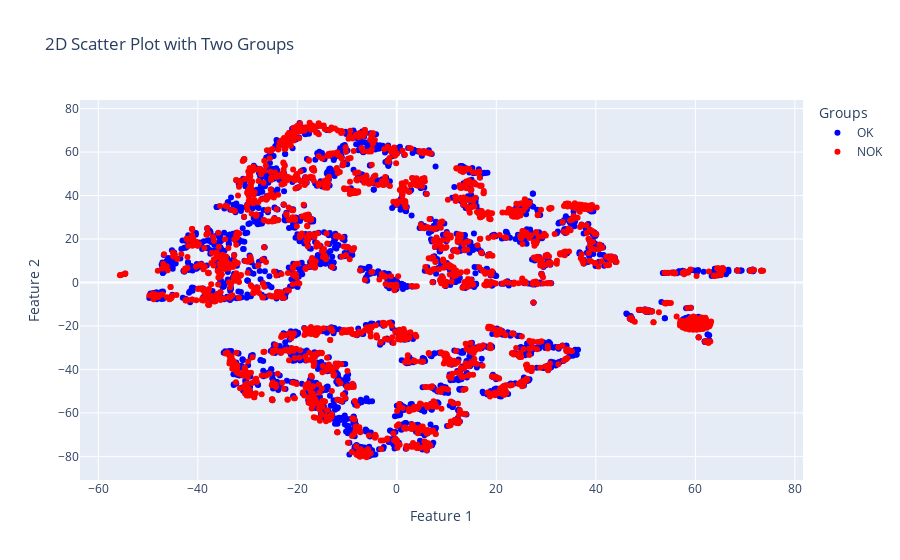

Source (notebook cell):
### Markdown cell above
Plot the resulting class representation

### Code cell
encoded_pos_features = train_embedding[:min_count]
encoded_neg_features = train_embedding[min_count:]

fig = go.Figure()

# Add the first group to the plot
fig.add_trace(go.Scatter(
    x=encoded_pos_features[:, 0], 
    y=encoded_pos_features[:, 1], 
    mode='markers', 
    name='OK',  # Legend label
    marker=dict(color='blue')  # Unique color
))

# Add the second group to the plot
fig.add_trace(go.Scatter(
    x=encoded_neg_features[:, 0], 
    y=encoded_neg_features[:, 1], 
    mode='markers', 
    name='NOK',  # Legend label
    marker=dict(color='red')  # Unique color
))

# Customize the layout
fig.update_layout(
    title='2D Scatter Plot with Two Groups',
    xaxis_title='Feature 1',
    yaxis_title='Feature 2',
    legend_title='Groups',
    template='plotly'
)

# Show the plot
fig.show()

### Figure 1 — Plotly figure (JSON) as saved in the notebook; plotly's stock layout.template omitted (floating-point values rounded to 4 significant figures; data arrays with more than 128 entries replaced by an {"elided": "..."} marker saying what was removed)
{"data": [{"marker": {"color": "blue"}, "mode": "markers", "name": "OK", "type": "scatter", "x": {"elided": "2047 float values"}, "y": {"elided": "2047 float values"}}, {"marker": {"color": "red"}, "mode": "markers", "name": "NOK", "type": "scatter", "x": {"elided": "2047 float values"}, "y": {"elided": "2047 float values"}}], "layout": {"legend": {"title": {"text": "Groups"}}, "title": {"text": "2D Scatter Plot with Two Groups"}, "xaxis": {"title": {"text": "Feature 1"}}, "yaxis": {"title": {"text": "Feature 2"}}}}
